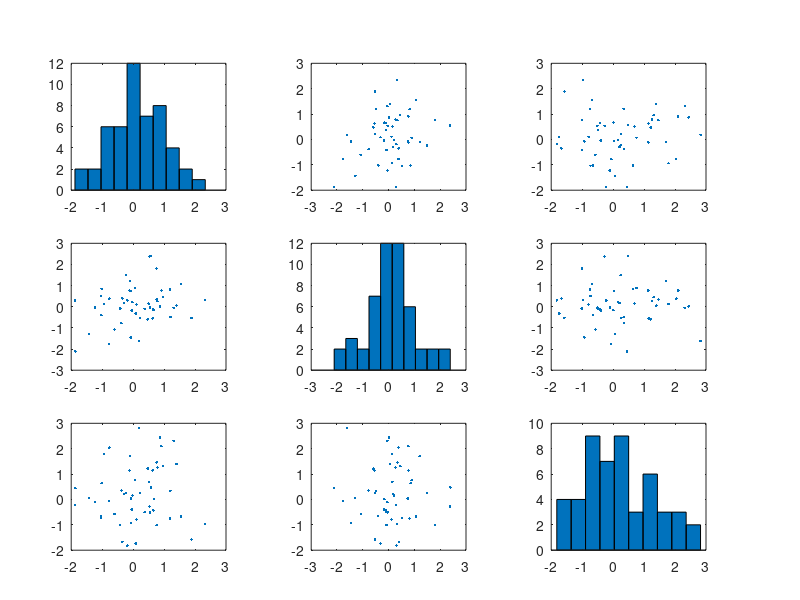

The MATLAB script that drew this image: (Note: this script raises an error after producing the figure.)
X = randn(50, 3);
Y = reshape(1:150, 50, 3);
plotmatrix(X, Y);

%%
X = randn(50, 3);
plotmatrix(X, '*r');

%%
rng default
X = randn(50 ,3);
[S, AX, BigAx, H, HAx] = plotmatrix(X);

S(3).Color = 'g';
S(3).Marker = '*';

H(3).EdgeColor = 'k';
H(3).FaceColor = 'g';

title(BigAx, 'A comparision of Data Sets');
